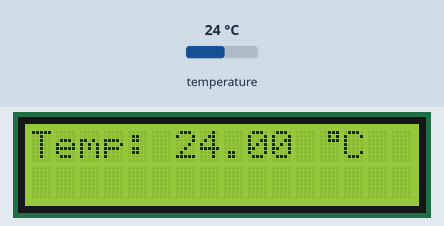
Bench run of a program on a simulated ATtiny85, built with avr-gcc and run on an emulated ATtiny85. Parts: 16×2 character LCD. The test bench sets the inputs (shaded band); at power-on: temperature 24 °C.

Above: at 1.2 s.
1.3 s: temperature set to 12 °C
At 2.8 s:
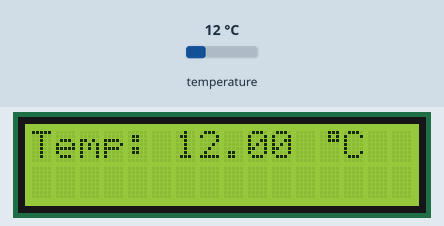
3.6 s: temperature set to 19 °C
At 4.7 s:
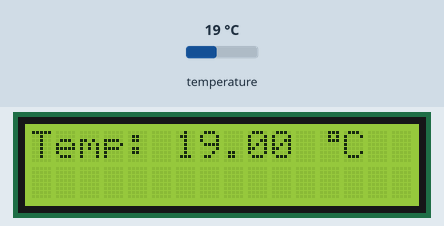
5.6 s: temperature set to 28 °C
At 6.6 s:
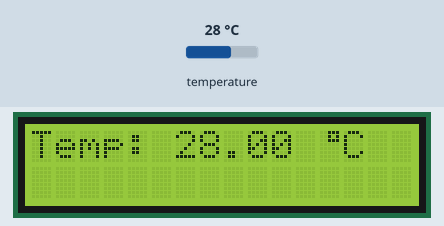
Timing chart, 0 to 8.6 s (numbered marks = the images above; inputs shaded):
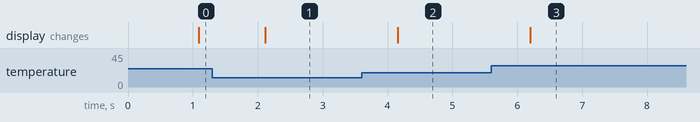

Measured:
- after the input at 1.3 s, the display: changes after 0.82 s (image 1)
- after the input at 3.6 s, the display: changes after 0.56 s (image 2)
- after the input at 5.6 s, the display: changes after 0.60 s (image 3)

The program:

main.cpp
```cpp
#include <Arduino.h>
#include "OneWire.h"
#include "LiquidCrystal_I2C.h"

OneWire ds(3);
LiquidCrystal_I2C lcd(0x27,16,2);

byte tempChar[] = {0x07,0x05,0x07,0x00,0x00,0x00,0x00,0x00};

void setup(){
    lcd.init();
    lcd.backlight();
    lcd.createChar(0, tempChar);
}

void loop(){
    byte data[2];

    ds.reset();
    ds.write(0xCC);
    ds.write(0x44);

    delay(1000);

    ds.reset();
    ds.write(0xCC);
    ds.write(0xBE);

    data[0] = ds.read();
    data[1] = ds.read();

    float temperature =  ((data[1] << 8) | data[0]) * 0.0625;

    lcd.setCursor(0,0);
    lcd.print("Temp: " + String(temperature) + "  C");
    lcd.setCursor(12, 0);
    lcd.write(0);
}
```
